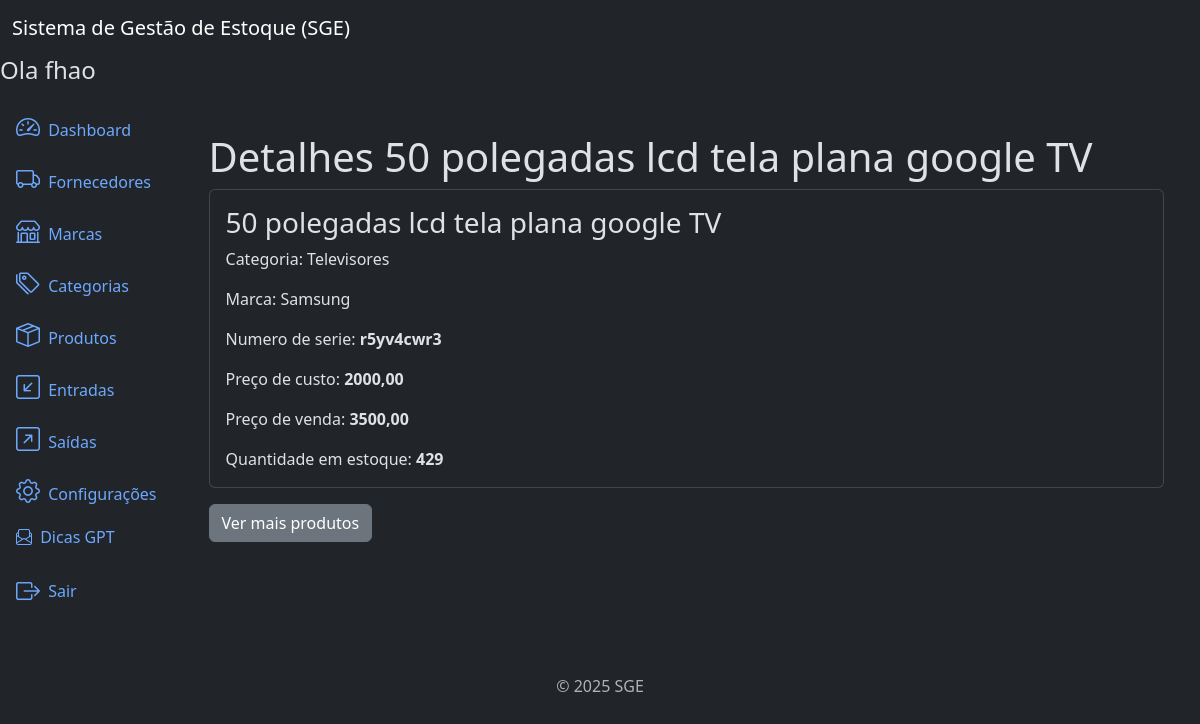
The page /products/4/detail/ (signed in) on the database as committed earlier.
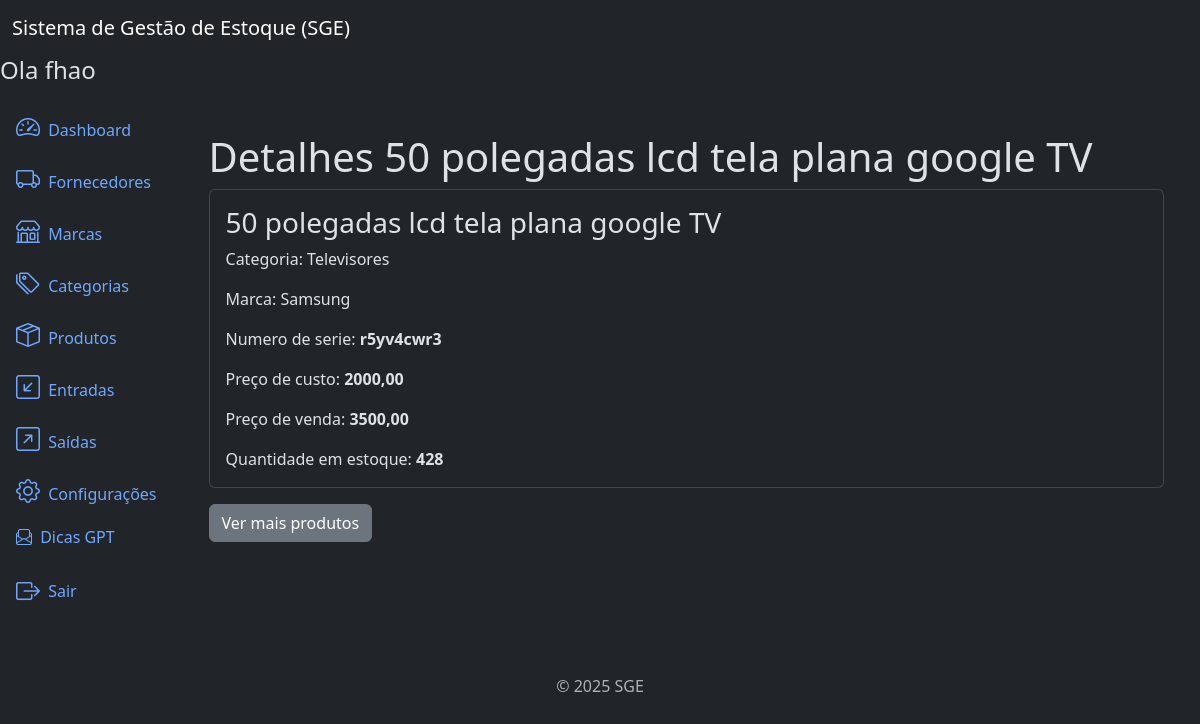
The same page on the database as committed later.
### products/models.py (models this page shows, shortened)
class Product(models.Model):
    title = models.CharField(
        max_length=500
    )
    brand = models.ForeignKey(
        Brand,
        on_delete=models.PROTECT,
        related_name='products'
    )
    category = models.ForeignKey(
        Category,
        on_delete=models.PROTECT,
        related_name='products'
    )
    description = models.TextField(
        blank=True,
        null=True,
    )
    serie_number = models.CharField(
        max_length=200,
        blank=True,
        null=True,
    )
    cost_price = models.DecimalField(
        max_digits=20,
        decimal_places=2,
    )  # preço de custo
    selling_price = models.DecimalField(
        max_digits=20,
        decimal_places=2,
    )  # preço vendido
    quantity = models.IntegerField(
        default=0,
    )
    created_at = models.DateTimeField(
        auto_now_add=True,
    )
    updated_at = models.DateTimeField(
        auto_now=True
    )
    class Meta:
        ordering = ['title']

### categories/models.py (models this page shows)
class Category(models.Model):
    name = models.CharField(max_length=500)
    description = models.TextField(
        blank=True,
        null=True,
    )
    created_at = models.DateTimeField(
        auto_now_add=True
    )
    updated_at = models.DateTimeField(
        auto_now=True
    )
    class Meta:
        ordering = ['name']
    def __str__(self):
        return self.name

### brands/models.py (models this page shows)
class Brand(models.Model):
    name = models.CharField(max_length=500)
    description = models.TextField(
        blank=True,
        null=True,
    )
    created_at = models.DateTimeField(
        auto_now_add=True
    )
    updated_at = models.DateTimeField(
        auto_now=True
    )
    class Meta:
        ordering = ['name']
    def __str__(self):
        return self.name

### products/views.py (the view)
# urls.py: path('products/<int:pk>/detail/', views.ProductDetailView.as_view(), name='product_detail'),
class ProductDetailView(LoginRequiredMixin, PermissionRequiredMixin, DetailView):
    model = models.Product
    template_name = 'product_detail.html'
    permission_required = 'products.view_product'

### products/templates/product_detail.html (shortened to what this page needs)
{% extends 'base.html' %}
{% block content %}
<div class="container mt-4">
   <h3 class="display-6"> Detalhes {{ object.title }}</h3>
   <div class="card">
      <div class="card-body">
         <h3 class="card-title">{{ object.title }}</h3>
         <p class="card-text">Categoria: {{ object.category }}</p>
         <p class="card-text">Marca: {{ object.brand }}</p>
         <p class="card-text">Numero de serie: <strong>{{ object.serie_number }}</strong></p>
         <p class="card-text">Preço de custo: <strong>{{ object.cost_price }}</strong></p>
         <p class="card-text">Preço de venda: <strong>{{ object.selling_price }}</strong></p>
         <p class="card-text">Quantidade em estoque: <strong>{{ object.quantity }}</strong></p>
      </div>
   </div>
   <a href="{% url 'product_list' %}" class="btn btn-secondary mt-3">Ver mais produtos</a>
</div>
{% endblock %}

Rows that differ between the two databases and show on the page:
changed Product "50 polegadas lcd tela plana google TV": quantity "429" → "428"
